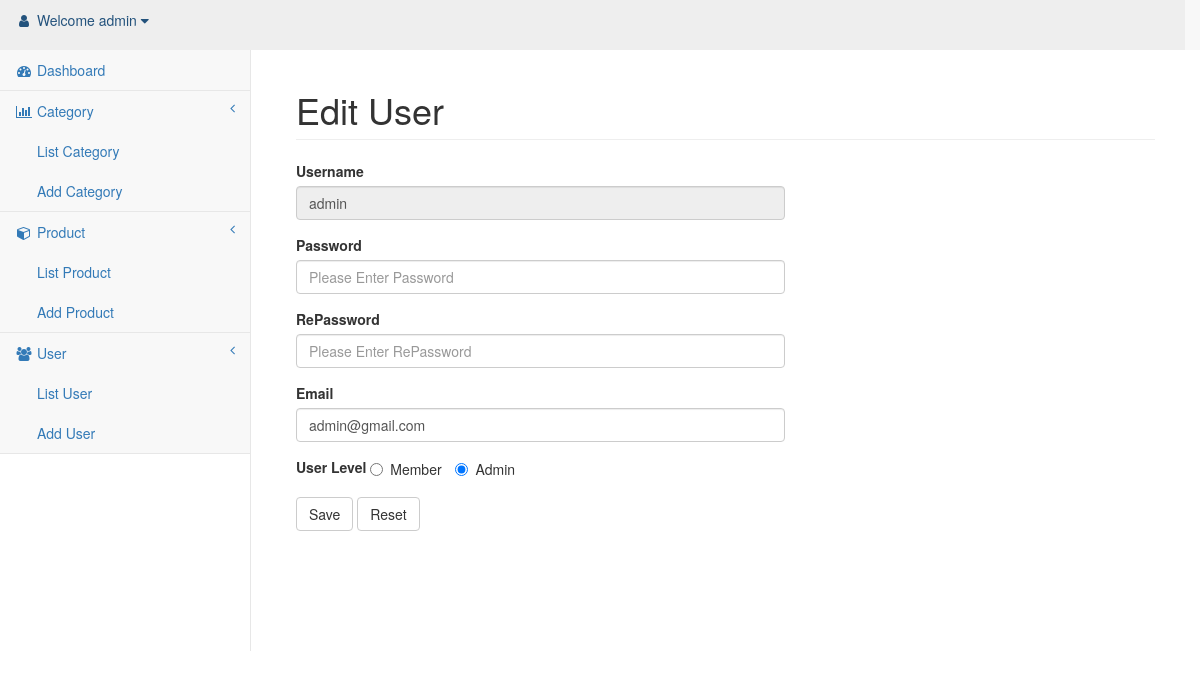
The page /admin/edit_user.php?id=2 (signed in) on the database its author committed.
### tables this page shows
CREATE TABLE `users` (
  `id` int UNSIGNED NOT NULL,
  `username` varchar(255) NOT NULL,
  `password` varchar(60) NOT NULL,
  `email` varchar(255) NOT NULL,
  `level` tinyint NOT NULL,
  `remember_token` varchar(100) DEFAULT NULL,
  `created_at` timestamp NOT NULL,
  `updated_at` timestamp NOT NULL,
  `password_md5` varchar(60) NOT NULL
);

### models/User.php (called while the page is built, shortened)
<?php
require_once(dirname(__DIR__)."/models/Database.php");
class User{
	public static function getUserById($user_id){
		$sql="select * from users where id = '".$user_id."'";
		$user= Database::select($sql);
		return $user;
	}
}
?>

### models/Database.php (called while the page is built, shortened)
<?php
class Database{
	private static $conn=null;
	private static function connect(){
		$dbInfo = "mysql:host=127.0.0.1;dbname=online_shop";
		$sqlUsername = "root";
		$sqlPassword = "Dat090299@";
		try {
			self::$conn = new PDO($dbInfo,$sqlUsername,$sqlPassword);
			self::$conn->setAttribute(PDO::ATTR_ERRMODE,PDO::ERRMODE_EXCEPTION);
			self::$conn->query('SET NAMES "utf8"');
		} catch (PDOException $e) {
			echo "Failed to connect to database". $e->getMessage();
		}
	}
	public static function select($sql){
		self::connect();
		$stmt=self::$conn->prepare($sql);
		$stmt->execute();
		$stmt->setFetchMode(PDO::FETCH_ASSOC);
		$result = $stmt->fetch();
		return $result;
	}
}
?>

### views/admin/pages/edit_user.php (the view, shortened to what this page needs)
<div class="col-lg-7" style="padding-bottom:120px">
    <form action="../routes/admin/edit_user.php" method="POST">
        <div class="form-group">
            <label>Username</label>
            <input class="form-control" name="user"
            <?php echo 'value="'.$data['username'].'"' ?> disabled />
        </div>
        <div class="form-group">
            <label>Password</label>
            <input type="password" class="form-control" name="txtPass" placeholder="Please Enter Password" />
        </div>
        <div class="form-group">
            <label>RePassword</label>
            <input type="password" class="form-control" name="txtRePass" placeholder="Please Enter RePassword" />
        </div>
        <div class="form-group">
            <label>Email</label>
            <input type="email" class="form-control" name="txtEmail"
            <?php echo 'value="'.$data['email'].'"' ?> placeholder="Please Enter Email" />
        </div>
        <div class="form-group">
            <label>User Level</label>
            <label class="radio-inline">
                <input name="userLevel" value="1" checked="" type="radio"
                <?php if($data["level"]==1) echo 'checked="checked"' ?>
                >Member
            </label>
            <label class="radio-inline">
                <input name="userLevel" value="2" type="radio"
                <?php if($data["level"]==2) echo 'checked="checked"' ?>
                >Admin
            </label>
        </div>
        <button type="submit" class="btn btn-default">Save</button>
        <button type="reset" class="btn btn-default">Reset</button>
</div>

### public/admin/css/sb-admin-2.css (style rules this page uses)
body { background-color: #f8f8f8; }

### rows shown on the page
users: user "admin", txtEmail "admin@gmail.com", level "☐ Member", level "☑ Admin"

### other values the page prints
$_SESSION['username'] "admin"
